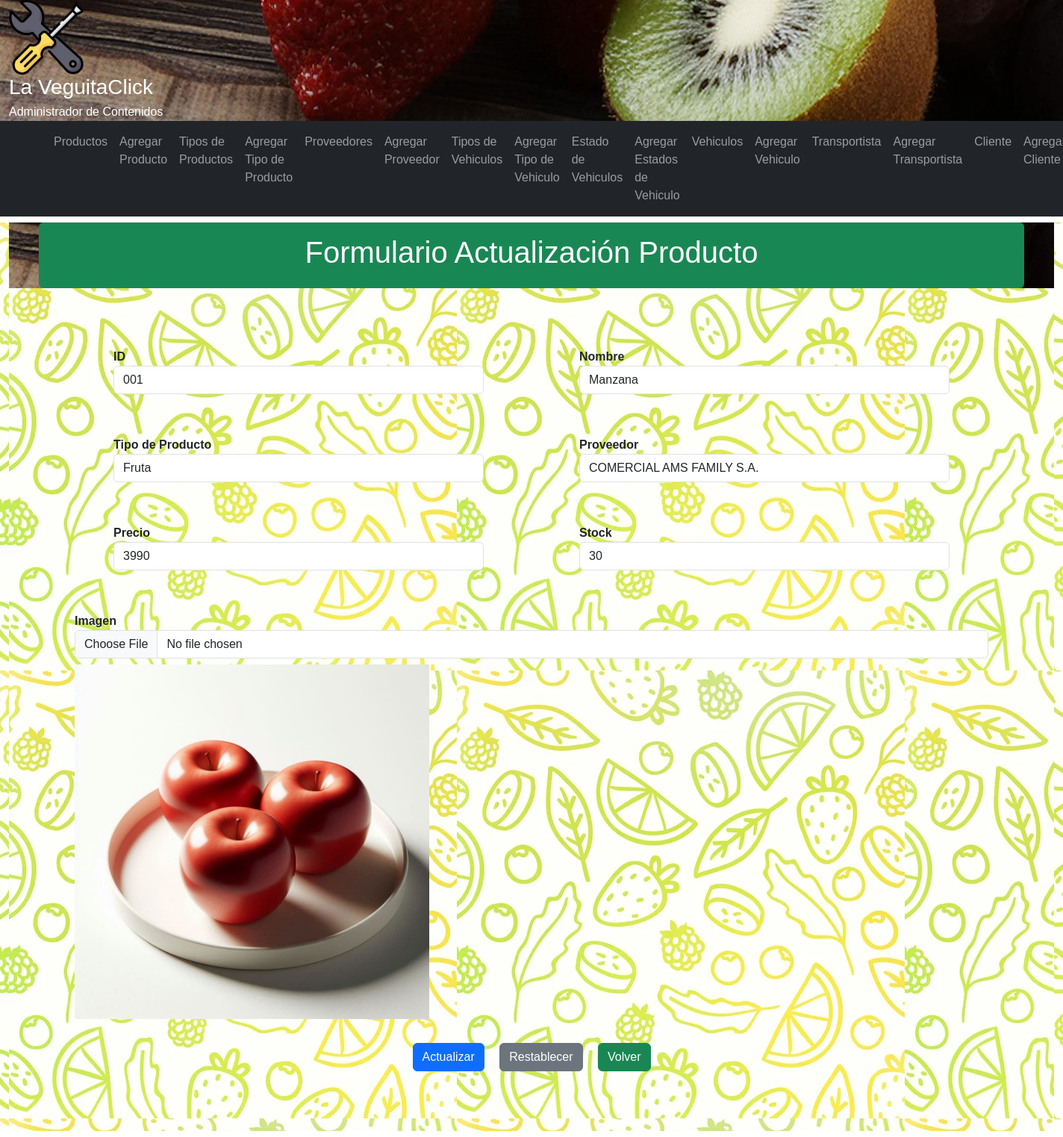
Page /crud/producto/edit/001 on the committed database.
### crud/models.py (models this page shows, shortened)
class Producto(models.Model):
    idProducto = models.CharField(primary_key=True,verbose_name='ID',max_length=20)
    name = models.CharField(verbose_name='Nombre',max_length=250)
    tipo = models.ForeignKey(TipoProducto,verbose_name='Tipo de Producto',on_delete=models.CASCADE)
    proveedor = models.ForeignKey(Proveedor,verbose_name='Proveedor',on_delete=models.CASCADE)
    value = models.IntegerField(verbose_name='Valor')
    stock = models.IntegerField(verbose_name='Stock')
    image = models.ImageField(verbose_name='Imagen',upload_to='producto',null=True,blank=True)
    created_at = models.DateTimeField(verbose_name='Fecha creación', auto_now_add=True)
    updated_at = models.DateTimeField(verbose_name='Fecha actualización', auto_now=True)
    class Meta:
        verbose_name = 'producto'
        verbose_name_plural = 'productos'

class TipoProducto(models.Model):
    tipo = models.CharField(verbose_name='Tipo de Producto', max_length=50)
    created_at = models.DateTimeField(verbose_name='Fecha creación', auto_now_add=True)
    updated_at = models.DateTimeField(verbose_name='Fecha actualización', auto_now=True)
    class Meta:
        verbose_name = 'tipo de producto'
        verbose_name_plural = 'tipo de productos'
        ordering = ['id']
    def __str__(self) -> str:
        return self.tipo

class Proveedor(models.Model):
    proveedor = models.CharField(verbose_name='Proveedor', max_length=50)
    direccion = models.CharField(verbose_name='Direccion',max_length=100)
    rut = models.CharField(verbose_name='Rut',max_length=12)
    created_at = models.DateTimeField(verbose_name='Fecha creación', auto_now_add=True)
    updated_at = models.DateTimeField(verbose_name='Fecha actualización', auto_now=True)
    class Meta:
        verbose_name = 'proveedor'
        verbose_name_plural = 'proveedores'
        ordering = ['proveedor']
    def __str__(self) -> str:
        return self.proveedor

### crud/views.py (the view, shortened to what this page needs)
# urls.py: path('producto/edit/<str:producto_id>', producto_update, name="producto-edit"),
def producto_update(request,producto_id):
    try:
        producto = Producto.objects.get(idProducto = producto_id)
        form = ProductoForm(instance=producto)
        context = {'form':form}
        return render(request,'crud/producto-edit.html',context)
    except:
        return redirect(reverse('producto') + '?NO_EXISTS')

### crud/forms.py
class ProductoForm(ModelForm):
    class Meta:
        model = Producto
        fields = [
            'idProducto',
            'name',
            'proveedor',
            'tipo',
            'value',
            'stock',
            'image'
        ]
        labels = {
            'idProducto':'ID',
            'name':'Nombre',
            'proveedor':'Proveedor',
            'tipo':'Tipo de Producto',
            'value':'Valor',
            'stock':'Stock',
            'image':'Imagen'
        }
        widgets = {
            'idProducto':forms.TextInput(attrs={'class':'form-control'}),
            'name':forms.TextInput(attrs={'class':'form-control'}),
            'tipo':forms.Select(attrs={'class':'form-control'}),
            'proveedor':forms.Select(attrs={'class':'form-control'}),
            'value':forms.TextInput(attrs={'class':'form-control','type':'number'}),
            'stock':forms.TextInput(attrs={'class':'form-control','type':'number'}),
            'image':forms.FileInput(attrs={'class':'form-control'})
        }

### crud/templates/crud/producto-edit.html (shortened to what this page needs)
{% extends 'crud/base.html' %}
{% load static %}
{% block main_content %}
<div class="container-fluid">
<main>
<header>
<div class="container my-2 py-3 text-white text-center rounded bg-success">
    <h1>Formulario Actualización Producto</h1>
</div>
</header>
<div class="container my-2 p-5">
    <form action="" method="post" enctype="multipart/form-data">
        <div class="row row-cols-2 my-4">
            <div class="col col-lg-5 mb-3 mx-auto">
                <div class="form-group mb-3">
                        <label for="idProducto" class="fw-bold">ID</label>
                        <div class="input-group">
                            {{form.idProducto}}
                        </div>
                </div>
            </div>
            <div class="col col-lg-5 mb-3 mx-auto">
                <div class="form-group mb-3">
                        <label for="name" class="fw-bold">Nombre</label>
                        <div class="input-group">
                            {{form.name}}
                        </div>
                </div>
            </div>
        </div>
        <div class="row row-cols-2 my-4">
            <div class="col col-lg-5 mb-3 mx-auto">
                <div class="form-group mb-3">
                    <label for="tipo" class="fw-bold">Tipo de Producto</label>
                    <div class="input-group">
                            {{form.tipo}}
                    </div>
                </div>
            </div>
            <div class="col col-lg-5 mb-3 mx-auto">
                <div class="form-group mb-3">
                        <label for="marca" class="fw-bold">Proveedor</label>
                        <div class="input-group">
                            {{form.proveedor}}
                        </div>
                </div>
            </div>
        </div>
        <div class="row row-cols-2 my-4">
            <div class="col col-lg-5 mb-3 mx-auto ">
                <div class="form-group mb-3">
                    <label for="value" class="fw-bold">Precio</label>
                        <div class="input-group">
                            {{form.value}}
                        </div>
                </div>
            </div>
            <div class="col col-lg-5 mb-3 mx-auto ">
                    <div class="form-group mb-3">
                    <label for="stock" class="fw-bold">Stock</label>
                        <div class="input-group">
                            {{form.stock}}
                        </div>
                    </div>
            </div>
        </div>
        <div class="form-group mb-3">
            <label for="image" class="fw-bold">Imagen</label>
            <div class="input-group">
                {{form.image}}
            </div>
            {% if form.instance.image %}
                <div class="row my-2">
                    <img class="img-update" src="{{form.instance.image.url}}" alt="{{form.instance.title}}">
                </div>
            {% endif %}
        </div>
        <div class="text-center my-4">
            <input type="submit" class="btn btn-primary m-2" id="actualizar" value="Actualizar">
            <input type="reset" class="btn btn-secondary m-2" id="limpiar" value="Restablecer">
            <a class="btn btn-success m-2" href="{% url 'producto' %}">Volver</a>
        </div>
    </form>
</div>
</main>
</div>
{% endblock %}

### crud/static/crud/css/styles.css (style rules this page uses)
.img-update { height: 40%; width: 40%; }
body { margin: 0px; padding: 0px; font-family: Verdana, Geneva, Tahoma, sans-serif; }
header { background: url("img/bg-header.png"); color: white; }
header { background-color: rgb(35, 179, 109); color: white; }
main { background: url("img/bg-page.jpg"); background-color: white; }

### rows in the picture
Producto: idProducto "001", name "Manzana", value "3990", stock "30", instance.image (picture)
TipoProducto: tipo "Fruta"
Proveedor: proveedor "COMERCIAL AMS FAMILY S.A."
